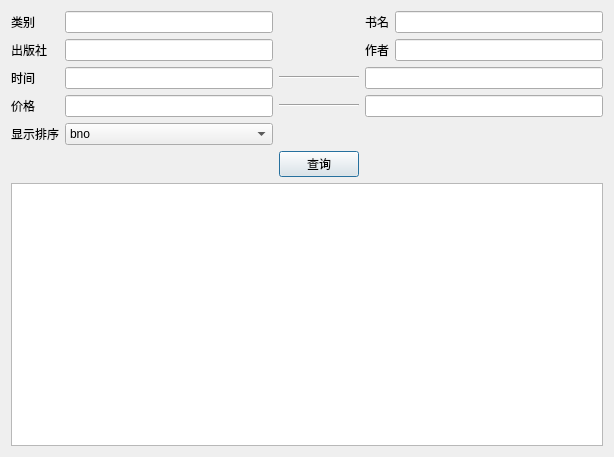
<?xml version="1.0" encoding="UTF-8"?>
<ui version="4.0">
 <class>askBooks</class>
 <widget class="QDialog" name="askBooks">
  <property name="geometry">
   <rect>
    <x>0</x>
    <y>0</y>
    <width>614</width>
    <height>457</height>
   </rect>
  </property>
  <property name="windowTitle">
   <string>Dialog</string>
  </property>
  <property name="styleSheet">
   <string notr="true"/>
  </property>
  <layout class="QGridLayout" name="gridLayout">
   <item row="0" column="0">
    <widget class="QLabel" name="label">
     <property name="text">
      <string>类别</string>
     </property>
    </widget>
   </item>
   <item row="0" column="1">
    <widget class="QLineEdit" name="category"/>
   </item>
   <item row="0" column="3">
    <widget class="QLabel" name="label_2">
     <property name="text">
      <string>书名</string>
     </property>
    </widget>
   </item>
   <item row="0" column="4">
    <widget class="QLineEdit" name="title"/>
   </item>
   <item row="1" column="0">
    <widget class="QLabel" name="label_3">
     <property name="text">
      <string>出版社</string>
     </property>
    </widget>
   </item>
   <item row="1" column="1">
    <widget class="QLineEdit" name="press"/>
   </item>
   <item row="1" column="3">
    <widget class="QLabel" name="label_9">
     <property name="text">
      <string>作者</string>
     </property>
    </widget>
   </item>
   <item row="1" column="4">
    <widget class="QLineEdit" name="author"/>
   </item>
   <item row="2" column="0">
    <widget class="QLabel" name="label_4">
     <property name="text">
      <string>时间</string>
     </property>
    </widget>
   </item>
   <item row="2" column="1">
    <widget class="QLineEdit" name="s_year"/>
   </item>
   <item row="2" column="2">
    <widget class="Line" name="line">
     <property name="orientation">
      <enum>Qt::Horizontal</enum>
     </property>
    </widget>
   </item>
   <item row="2" column="3" colspan="2">
    <widget class="QLineEdit" name="t_year"/>
   </item>
   <item row="3" column="0">
    <widget class="QLabel" name="label_5">
     <property name="text">
      <string>价格</string>
     </property>
    </widget>
   </item>
   <item row="3" column="1">
    <widget class="QLineEdit" name="s_price"/>
   </item>
   <item row="3" column="2">
    <widget class="Line" name="line_2">
     <property name="orientation">
      <enum>Qt::Horizontal</enum>
     </property>
    </widget>
   </item>
   <item row="3" column="3" colspan="2">
    <widget class="QLineEdit" name="t_price"/>
   </item>
   <item row="6" column="0" colspan="5">
    <widget class="QTableWidget" name="tableWidget"/>
   </item>
   <item row="4" column="0">
    <widget class="QLabel" name="label_8">
     <property name="text">
      <string>显示排序</string>
     </property>
    </widget>
   </item>
   <item row="4" column="1">
    <widget class="QComboBox" name="comboBox">
     <item>
      <property name="text">
       <string>bno</string>
      </property>
     </item>
     <item>
      <property name="text">
       <string>category</string>
      </property>
     </item>
     <item>
      <property name="text">
       <string>press</string>
      </property>
     </item>
     <item>
      <property name="text">
       <string>year</string>
      </property>
     </item>
     <item>
      <property name="text">
       <string>price</string>
      </property>
     </item>
     <item>
      <property name="text">
       <string>stock</string>
      </property>
     </item>
    </widget>
   </item>
   <item row="5" column="2">
    <widget class="QPushButton" name="Go">
     <property name="text">
      <string>查询</string>
     </property>
    </widget>
   </item>
  </layout>
 </widget>
 <resources/>
 <connections/>
</ui>
